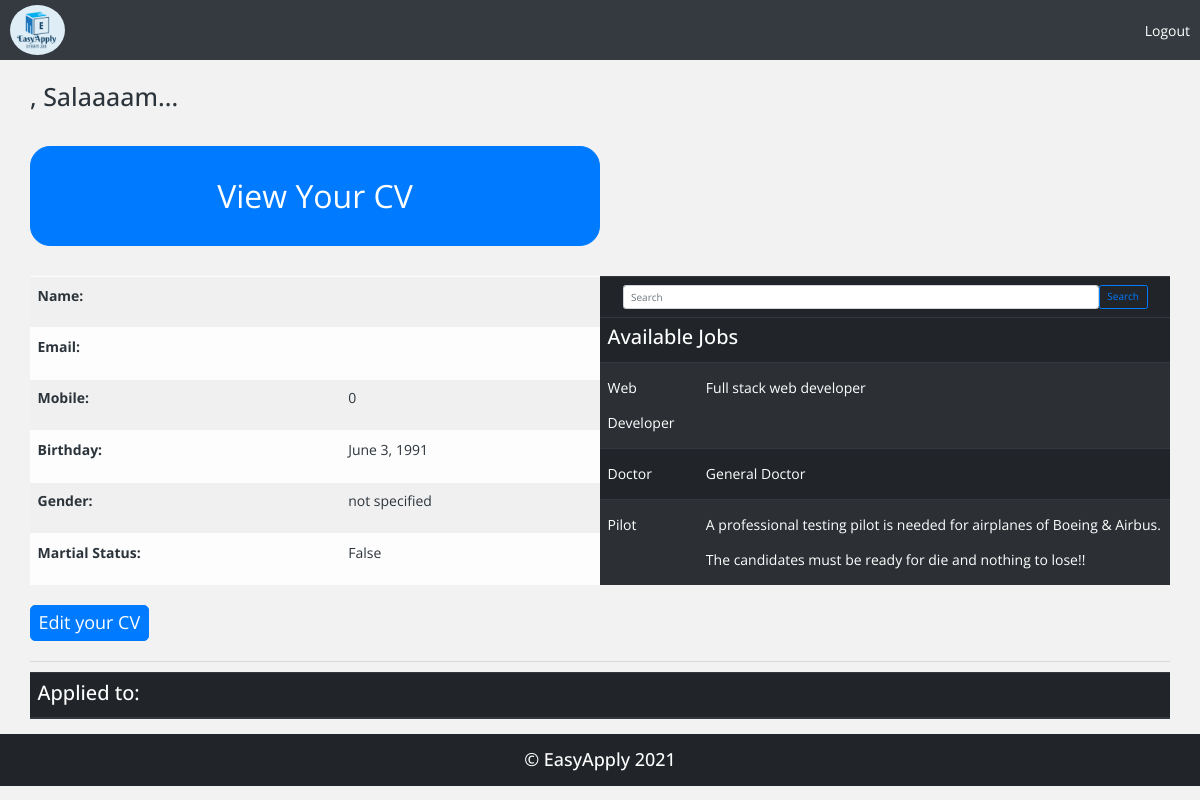
The page /user (signed in) on the database as committed earlier.
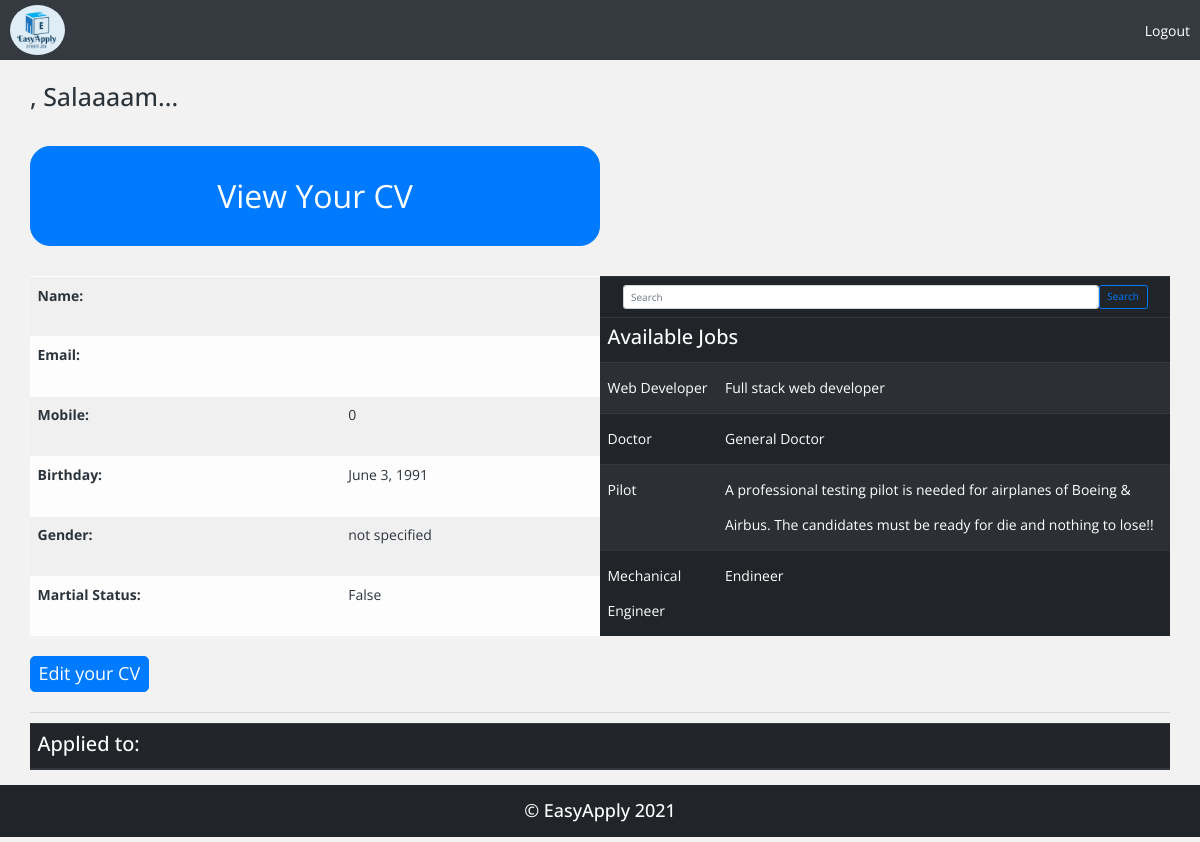
The same page on the database as committed later.
### easy_app/models.py (models this page shows)
class User(models.Model):
    first_name = models.CharField(max_length=255)
    last_name = models.CharField(max_length=255)
    email = models.CharField(max_length=255 , unique=True)
    phone = models.IntegerField(unique=True)
    password=models.CharField(max_length=255)
    married = models.BooleanField(default=False)
    gender = models.CharField(choices= sel_gender, max_length=20,default="not specified")
    birthday = models.DateField()
    created_at = models.DateTimeField(auto_now_add=True)
    updated_at = models.DateTimeField(auto_now=True)
    objects=BlogManager()

class Job(models.Model):
    title = models.CharField(max_length=255)
    description = models.TextField()
    specialist = models.CharField(choices= job_specialist ,max_length=255 ,default="" , blank=False)
    deadline_date = models.DateField()
    users = models.ManyToManyField(User , related_name="jobs" , blank=True)
    created_at = models.DateTimeField(auto_now_add=True)
    updated_at = models.DateTimeField(auto_now=True)

### easy_app/views.py (the view)
# urls.py: path('user',views.user),
def user(request):
    if 'id' in request.session:
        context = {
        'user_cv': models.get_user_cv(request.session['id']),
        'this_user': models.get_this_user_by_id(request.session['id']),
        'all_jobs': models.get_all_jobs()
        }
        for job in context['all_jobs']:
            print(job.users)
        return render(request, 'user.html' , context)
    else:
        return redirect("/")

### easy_app/models.py (called while the page is built)
def get_this_user_by_id(user_id):
    this_user = User.objects.get(id = user_id)
    return this_user

def get_all_jobs():
    all_jobs = Job.objects.all()
    print(all_jobs)
    return all_jobs

def get_user_cv(user_id):
    this_user = get_this_user_by_id(user_id)
    cv = this_user
    return cv

### easy_app/templates/user.html (shortened to what this page needs)
<!DOCTYPE html>
<html lang="en">
<head>
    <link rel="stylesheet" href="css/bootstrap.min.css">
    <link rel="stylesheet" href="css/fontAwesome.css">
    <link rel="stylesheet" href="css/hero-slider.css">
    <link rel="stylesheet" href="css/templatemo-main.css">
    <link rel="stylesheet" href="css/owl-carousel.css">
    {% load static %}
    <link rel="stylesheet" href="{% static 'css/bootstrap.min.css' %}">
    <link rel="stylesheet" href="{% static 'css/fontAwesome.css' %}">
    <link rel="stylesheet" href="{% static 'css/templatemo-main.css' %}">
    <link rel="stylesheet" href="{% static 'css/hero-slider.css' %}">
    <link rel="stylesheet" href="{% static 'css/owl-carousel.css' %}">
    <link rel="stylesheet" href="{% static 'css/user.css' %}">
</head>
<body>
    <nav class="navbar navbar-expand-lg navbar-dark bg-dark d-flex justify-content-between">
        <a href="/"><img src="{% static 'img/logo.png' %}" alt="My logo" height="50px" style="border-radius:50%"></a>
        <a href="/logout/">Logout</a>
    </nav>
    <main class="container">
        <br>
        <h1> {{request.session.f_name}} {{request.session.l_name}} , Salaaaam...</h1>
        {% if this_user.first_name != user_cv.cv.user.first_name %}
                <a href="create_cv"><button class="btn btn-primary btn-lg">Create Your CV</button></a>
        {% else %}
                <a href="view"><button class="btn btn-primary btn-lg">View Your CV</button></a>
        {% endif %}
        <div class="d-flex flex-row">
            <table class="table table-hover table-light table-striped">
                <tbody>
                <tr>
                    <th scope="col">Name:</th>
                    <th>{{request.session.f_name}} {{request.session.l_name}}</th>
                </tr>
                <tr>
                    <th scope="row">Email:</th>
                    <td>{{request.session.email}}</td>
                </tr>
                <tr>
                    <th>Mobile:</th>
                    <td>{{user_cv.phone}}</td>
                </tr>
                <tr>
                    <th scope="row">Birthday:</th>
                    <td>{{user_cv.birthday}}</td>
                </tr>
                <tr>
                    <th scope="row">Gender:</th>
                    <td>{{user_cv.gender}}</td>
                </tr>
                <tr>
                <th scope="row">Martial Status: </th>
                <td>{{user_cv.married}}</td>
                </tr>
            </tbody>
            </table>
            <table class="table table-hover table-dark table-striped table-responsive">
                <thead>
                    <tr>
                        <td colspan="2">
                            <form class="d-flex container" action="" method="post">
                                <input class="form-control me-2" type="search" placeholder="Search" aria-label="Search">
                                <button class="btn btn-outline-primary" type="submit">Search</button>
                            </form>
                        </td>
                    </tr>
                    <tr>
                        <td colspan="2"><h2>Available Jobs</h2></td>
                    </tr>
                </thead>
                <tbody>
                    {% for job in all_jobs %}
                    <tr>
                        <td><a href="/showjob/{{job.id}}">{{job.title}}</a></td>
                        <td><a href="/showjob/{{job.id}}">{{job.description}}</a></td>
                    </tr>
                    {% endfor %}
                </tbody>
            </table>
        </div>
        <div>
            {% if this_user.first_name != user_cv.cv.user.first_name %}
            <p></p>
            {% else %}
            <a href="create_cv"><button class="btn btn-primary edit">Edit your CV</button></a>
            {% endif %}
            <hr>
            <table  class="table table-hover table-dark table-striped">
                <thead>
                    <th><h2>Applied to:</h2></th>
                </thead>
            </table>
        </div>
    </main>
    <div>
        <h4 class="text-center footer">© EasyApply 2021</h4>
    </div>
</body>
</html>

### easy_app/static/css/hero-slider.css (style rules this page uses)
*, *::after, *::before { -webkit-box-sizing: border-box; -moz-box-sizing: border-box; box-sizing: border-box; }
html { font-size: 62.5%; }
body { font-family: "Open Sans", sans-serif; color: #2c343b; background-color: #f2f2f2; }
a { color: white; text-decoration: none; line-height: 35px; }
img { max-width: 100%; }

### easy_app/static/css/templatemo-main.css (style rules this page uses)
body { position: relative; font-size: 14px; }
a { color: black; }
h4, .h4 { font-size: 18px; }
@media (min-width: 1200px) { .container { max-width: 1170px; } }
body:after { content: url(../img/close.png) url(../img/loading.gif) url(../img/prev.png) url(../img/next.png); display: none; }

### easy_app/static/css/user.css (style rules this page uses)
.btn-lg { width: 50%; padding: 25px; margin: 30px 0px 30px 0px; font-size: xx-large; text-align: center; border-radius:20px ; }
.edit { font-size: large; margin: 10px 0px 10px 0px ; border-radius:5px ; }
td { max-width: 60%; }
.footer { color: white; padding: 15px; margin-top: 15px; background-color: #212529; }

Rows that differ between the two databases and show on the page:
added Job: title "Mechanical Engineer", description "Endineer"
